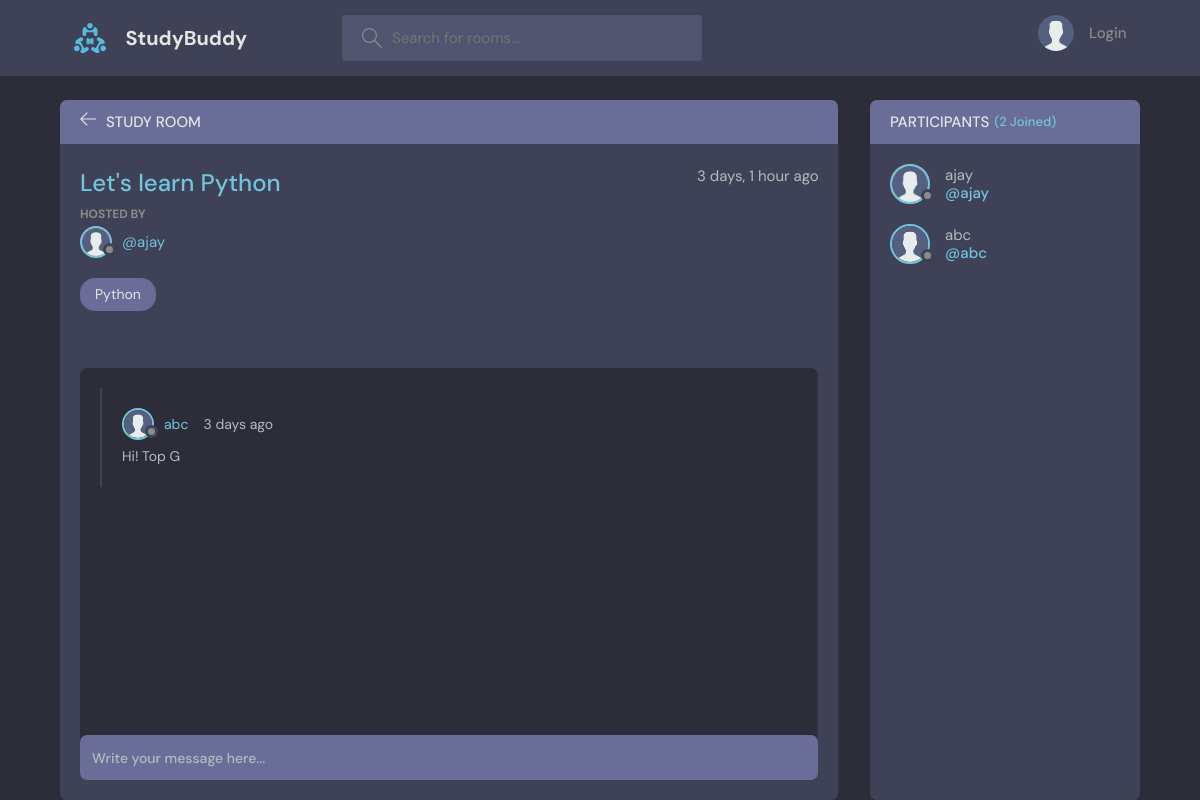
The page /room/1/ on the database its author committed.
### base/models.py (models this page shows, shortened)
class Room(models.Model):
    host = models.ForeignKey(User, on_delete=models.SET_NULL, null=True)
    topic = models.ForeignKey(Topic, on_delete=models.SET_NULL, null=True)
    name = models.CharField(max_length=200)
    description = models.TextField(null=True, blank=True)
    updated = models.DateTimeField(auto_now=True)
    created = models.DateTimeField(auto_now_add=True)
    participants = models.ManyToManyField(User, related_name='participants', blank=True)
    class Meta:
        ordering = ['-updated', '-created']

class User(AbstractUser):
    username = models.CharField(max_length=20)
    name = models.CharField(max_length=200, null=True, blank=True)
    email = models.EmailField(unique=True)
    bio = models.TextField(null=True, blank=True)
    avatar = models.ImageField(default='avatar.jpg')
    USERNAME_FIELD = 'email'
    REQUIRED_FIELDS = [username, email]

class Topic(models.Model):
    name = models.CharField(max_length=200)

class Message(models.Model):
    user = models.ForeignKey(User, on_delete=models.CASCADE)
    room = models.ForeignKey(Room, on_delete=models.CASCADE)
    body = models.TextField()
    updated = models.DateTimeField(auto_now=True)
    created = models.DateTimeField(auto_now_add=True)
    class Meta:
        ordering = ['-updated', '-created']

### base/views.py (the view, shortened to what this page needs)
# urls.py: path('room/<str:pk>/', views.room, name='room'),
def room(request, pk):
    room = Room.objects.get(id=pk)
    room_messages = room.message_set.all()
    participants = room.participants.all()
    context = {'rooms':room, 'room_messages': room_messages, 'participants': participants}
    return render(request, 'base/room.html', context)

### base/templates/base/room.html (shortened to what this page needs)
{% extends 'main.html'%}
{%block content%}
    <main class="profile-page layout layout--2">
      <div class="container">
        <div class="room">
          <div class="room__top">
            <div class="room__topLeft">
              <a href="{% url 'home'%}">
                <svg version="1.1" xmlns="http://www.w3.org/2000/svg" width="32" height="32" viewBox="0 0 32 32">
                  <title>arrow-left</title>
                  <path
                    d="M13.723 2.286l-13.723 13.714 13.719 13.714 1.616-1.611-10.96-10.96h27.625v-2.286h-27.625l10.965-10.965-1.616-1.607z"
                  ></path>
                </svg>
              </a>
              <h3>Study Room</h3>
            </div>
          </div>
          <div class="room__box scroll">
            <div class="room__header scroll">
              <div class="room__info">
                <h3>{{rooms.name}}</h3>
                <span>{{rooms.created|timesince}} ago</span>
              </div>
              <div class="room__hosted">
                <p>Hosted By</p>
                <a href="{% url 'user-profile' rooms.host.id %}" class="room__author">
                  <div class="avatar avatar--small">
                    <img src="{{rooms.host.avatar.url}}" />
                  </div>
                  <span>@{{rooms.host.username}}</span>
                </a>
              </div>
              <span class="room__topics">{{rooms.topic.name}}</span>
            </div>
            <div class="room__conversation">
              <div class="threads scroll">
                {%for message in room_messages%}
                <div class="thread">
                  <div class="thread__top">
                    <div class="thread__author">
                      <a href="{%url 'user-profile' message.user.id%}" class="thread__authorInfo">
                        <div class="avatar avatar--small">
                          <img src="{{message.user.avatar.url}}" />
                        </div>
                        <span>{{message.user.username}}</span>
                      </a>
                      <span class="thread__date">{{message.created|timesince}} ago</span>
                    </div>
                  </div>
                  <div class="thread__details">
                    {{message.body}}
                  </div>
                </div>
                {%endfor%}
              </div>
            </div>
          </div>
          <div class="room__message">
            <form action="" method="POST">{%csrf_token%}<input name="body" placeholder="Write your message here..." /></form>
          </div>
        </div>
        <div class="participants">
          <h3 class="participants__top">Participants <span>({{participants.count}} Joined)</span></h3>
          <div class="participants__list scroll">
            {%for participant in participants%}
            <a href="{%url 'user-profile' participant.id%}" class="participant">
              <div class="avatar avatar--medium">
                <img src="{{participant.avatar.url}}" />
              </div>
              <p>
                {{participant.username}}
                <span>@{{participant.username}}</span>
              </p>
            </a>
            {%endfor%}
          </div>
        </div>
      </div>
    </main>
{% endblock %}

### templates/main.html (shortened to what this page needs)
<!DOCTYPE html>
{%load static%}
<html lang="en">
  <head>
    <link rel="stylesheet" href="{% static 'styles/style.css'%}" />
  </head>
  <body>
    {% include 'navbar.html' %}
    {% block content %}
    {% endblock %}
  </body>
</html>

### templates/navbar.html (shortened to what this page needs)
{% load static %}
<header class="header header--loggedIn">
    <div class="container">
      <a href="{% url 'home' %}" class="header__logo">
        <img src="{% static 'images/logo.svg' %}" />
        <h1>StudyBuddy</h1>
      </a>
      <form class="header__search" action="{% url 'home' %}">
        <label>
          <input placeholder="Search for rooms..." name="q"/>
        </label>
      </form>
      <nav class="header__menu">
        {%if request.user.is_authenticated %}
        <div class="header__user">
          <a href="{% url 'user-profile' request.user.id %}">
            <div class="avatar avatar--medium active">
              <img src="{{request.user.avatar.url}}" />
            </div>
            <p>{{request.user}} <span>@{{request.user}}</span></p>
          </a>
          <button class="dropdown-button">
            <svg version="1.1" xmlns="http://www.w3.org/2000/svg" width="32" height="32" viewBox="0 0 32 32">
              <title>chevron-down</title>
              <path d="M16 21l-13-13h-3l16 16 16-16h-3l-13 13z"></path>
            </svg>
          </button>
        </div>
        {%else%}
        <a href="{% url 'login' %}">
          <img src="{% static 'images/avatar.svg' %}" />
          <p>Login</p>
        </a>
        {%endif%}
      </nav>
    </div>
  </header>

### rows shown on the page
Room: name "Let's learn Python", created "3 days, 1 hour", host.avatar (picture), host.username "ajay", topic.name "Python"
Message: user.avatar (placeholder picture), user.username "abc", created "3 days", body "Hi! Top G"
User: avatar (picture), username "ajay"
User: avatar (placeholder picture), username "abc"

### other values the page prints
{{ participants.count }} "2"
